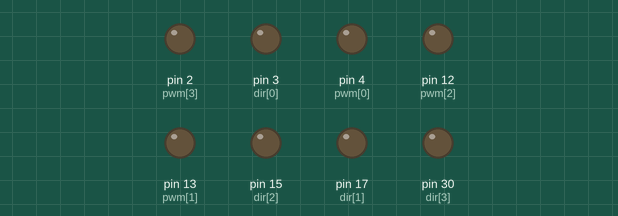
Simulated run of this sketch. Board: Arduino Mega 2560, built with avr-gcc and run on an emulated ATmega2560. Parts: output pins drawn as LEDs (lit = HIGH).

Above: at 0.05 s.
At 3.0 s:
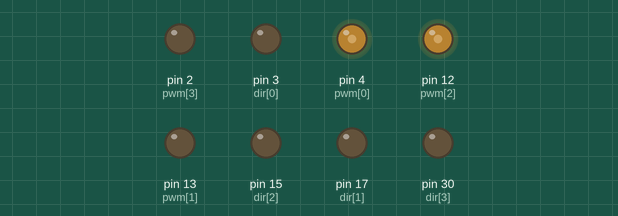
At 6.0 s:
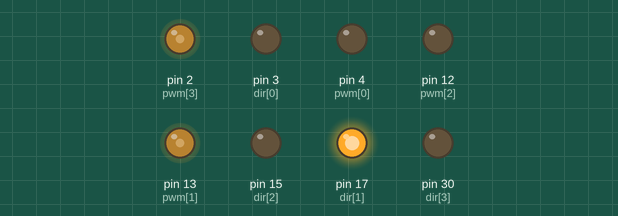
At 6.95 s:
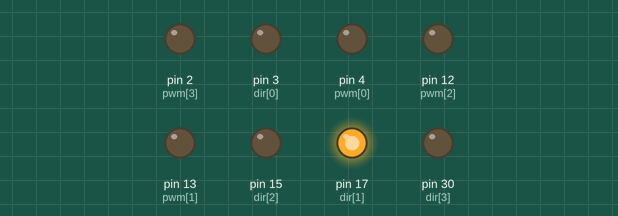
At 9.0 s:
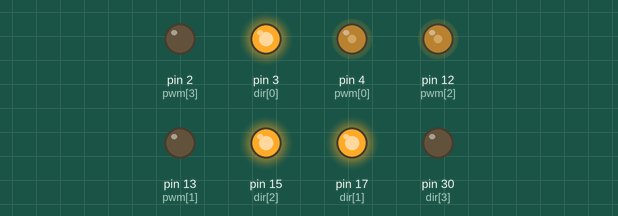
At 12.0 s:
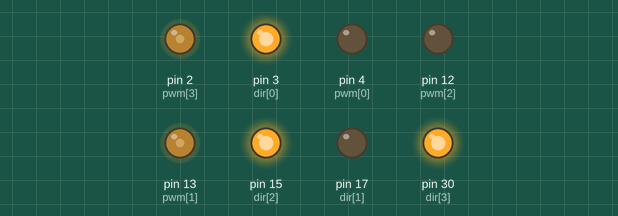
Timing chart, 0 to 15.6 s (numbered marks = the images above):
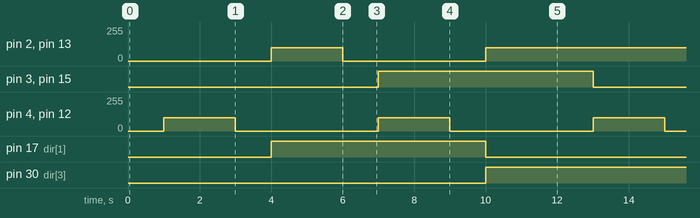

Measured:
- by itself, pin 2 (pwm[3]), pin 13 (pwm[1]): repeats every 12.0 s: 0/255 4.0 s, 100/255 8.0 s
- by itself, pin 3 (dir[0]), pin 15 (dir[2]), pin 17 (dir[1]), pin 30 (dir[3]): alternates HIGH for 6.0 s and LOW for 6.0 s
- by itself, pin 4 (pwm[0]), pin 12 (pwm[2]): alternates 100/255 for 2.0 s and 0/255 for 4.0 s

The sketch:

Botdirection.ino
```cpp
int dir[4]={3,17 ,15,30};
int pwm[4]={4,13,12,2};
void setup() {
  // put your setup code here, to run once:
  for(int i=0;i< 4;i++){
  pinMode(dir[i],OUTPUT);
  pinMode(pwm[i],OUTPUT);
  }

}
void loop() {
  // put your main code here, to run repeatedly:
    delay(1000);
    digitalWrite(dir[0],LOW);
    analogWrite(pwm[0],100);
    digitalWrite(dir[2],LOW);
    analogWrite(pwm[2],100);
    delay(2000);
    analogWrite(pwm[0],0);
    analogWrite(pwm[2],0);
    delay(1000);

    digitalWrite(dir[1],HIGH);
    analogWrite(pwm[1],100);
    digitalWrite(dir[3],LOW);
    analogWrite(pwm[3],100);
    delay(2000);
    analogWrite(pwm[1],0);
    analogWrite(pwm[3],0);
    delay(1000);

    digitalWrite(dir[0],HIGH);
    analogWrite(pwm[0],100);
    digitalWrite(dir[2],HIGH);
    analogWrite(pwm[2],100);
    delay(2000);
    analogWrite(pwm[0],0);
    analogWrite(pwm[2],0);
    delay(1000);

    digitalWrite(dir[1],LOW);
    analogWrite(pwm[1],100);
    digitalWrite(dir[3],HIGH);
    analogWrite(pwm[3],100);
    delay(2000);
    // analogWrite(pwm[1],0);
    // analogWrite(pwm[3],0);
    //delay(1000);


}
```
